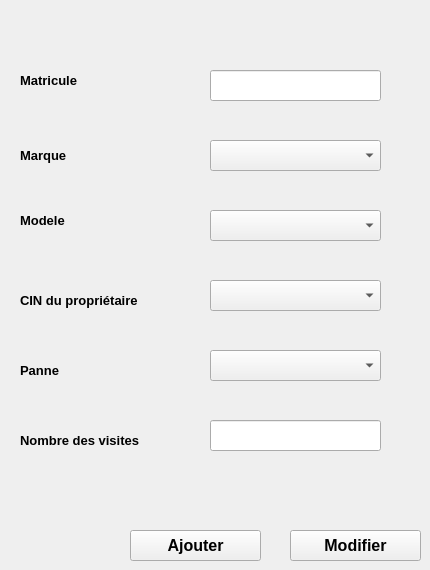
      <widget class="QWidget" name="tab_5">
       <property name="styleSheet">
        <string notr="true"/>
       </property>
       <attribute name="title">
        <string>DONNEES</string>
       </attribute>
       <widget class="QLineEdit" name="matric">
        <property name="geometry">
         <rect>
          <x>210</x>
          <y>70</y>
          <width>171</width>
          <height>31</height>
         </rect>
        </property>
        <property name="styleSheet">
         <string notr="true"/>
        </property>
        <property name="text">
         <string/>
        </property>
       </widget>
       <widget class="QLabel" name="label">
        <property name="geometry">
         <rect>
          <x>20</x>
          <y>70</y>
          <width>91</width>
          <height>21</height>
         </rect>
        </property>
        <property name="font">
         <font>
          <pointsize>10</pointsize>
          <weight>75</weight>
          <bold>true</bold>
         </font>
        </property>
        <property name="styleSheet">
         <string notr="true"/>
        </property>
        <property name="text">
         <string>Matricule</string>
        </property>
       </widget>
       <widget class="QComboBox" name="gadour">
        <property name="geometry">
         <rect>
          <x>210</x>
          <y>140</y>
          <width>171</width>
          <height>31</height>
         </rect>
        </property>
        <property name="styleSheet">
         <string notr="true"/>
        </property>
       </widget>
       <widget class="QLabel" name="label_3">
        <property name="geometry">
         <rect>
          <x>20</x>
          <y>140</y>
          <width>71</width>
          <height>31</height>
         </rect>
        </property>
        <property name="font">
         <font>
          <pointsize>10</pointsize>
          <weight>75</weight>
          <bold>true</bold>
         </font>
        </property>
        <property name="text">
         <string>Marque</string>
        </property>
       </widget>
       <widget class="QComboBox" name="iyadh">
        <property name="geometry">
         <rect>
          <x>210</x>
          <y>210</y>
          <width>171</width>
          <height>31</height>
         </rect>
        </property>
       </widget>
       <widget class="QLabel" name="label_7">
        <property name="geometry">
         <rect>
          <x>20</x>
          <y>210</y>
          <width>111</width>
          <height>20</height>
         </rect>
        </property>
        <property name="font">
         <font>
          <pointsize>10</pointsize>
          <weight>75</weight>
          <bold>true</bold>
         </font>
        </property>
        <property name="styleSheet">
         <string notr="true"/>
        </property>
        <property name="text">
         <string>Modele</string>
        </property>
       </widget>
       <widget class="QComboBox" name="combo">
        <property name="geometry">
         <rect>
          <x>210</x>
          <y>280</y>
          <width>171</width>
          <height>31</height>
         </rect>
        </property>
       </widget>
       <widget class="QLabel" name="label_2">
        <property name="geometry">
         <rect>
          <x>20</x>
          <y>290</y>
          <width>181</width>
          <height>20</height>
         </rect>
        </property>
        <property name="font">
         <font>
          <pointsize>10</pointsize>
          <weight>75</weight>
          <bold>true</bold>
         </font>
        </property>
        <property name="styleSheet">
         <string notr="true"/>
        </property>
        <property name="text">
         <string>CIN du propriétaire</string>
        </property>
       </widget>
       <widget class="QLabel" name="label_6">
        <property name="geometry">
         <rect>
          <x>20</x>
          <y>360</y>
          <width>181</width>
          <height>20</height>
         </rect>
        </property>
        <property name="font">
         <font>
          <pointsize>10</pointsize>
          <weight>75</weight>
          <bold>true</bold>
         </font>
        </property>
        <property name="styleSheet">
         <string notr="true"/>
        </property>
        <property name="text">
         <string>Panne</string>
        </property>
       </widget>
       <widget class="QLineEdit" name="nbv">
        <property name="geometry">
         <rect>
          <x>210</x>
          <y>420</y>
          <width>171</width>
          <height>31</height>
         </rect>
        </property>
       </widget>
       <widget class="QLabel" name="label_5">
        <property name="geometry">
         <rect>
          <x>20</x>
          <y>430</y>
          <width>181</width>
          <height>20</height>
         </rect>
        </property>
        <property name="font">
         <font>
          <pointsize>10</pointsize>
          <weight>75</weight>
          <bold>true</bold>
         </font>
        </property>
        <property name="styleSheet">
         <string notr="true"/>
        </property>
        <property name="text">
         <string>Nombre des visites</string>
        </property>
       </widget>
       <widget class="QPushButton" name="pb_modifer">
        <property name="geometry">
         <rect>
          <x>290</x>
          <y>530</y>
          <width>131</width>
          <height>31</height>
         </rect>
        </property>
        <property name="font">
         <font>
          <pointsize>12</pointsize>
          <weight>75</weight>
          <bold>true</bold>
         </font>
        </property>
        <property name="cursor">
         <cursorShape>OpenHandCursor</cursorShape>
        </property>
        <property name="styleSheet">
         <string notr="true"/>
        </property>
        <property name="text">
         <string>Modifier</string>
        </property>
       </widget>
       <widget class="QPushButton" name="pb_ajouter">
        <property name="geometry">
         <rect>
          <x>130</x>
          <y>530</y>
          <width>131</width>
          <height>31</height>
         </rect>
        </property>
        <property name="font">
         <font>
          <pointsize>12</pointsize>
          <weight>75</weight>
          <bold>true</bold>
         </font>
        </property>
        <property name="cursor">
         <cursorShape>OpenHandCursor</cursorShape>
        </property>
        <property name="styleSheet">
         <string notr="true"/>
        </property>
        <property name="text">
         <string>Ajouter</string>
        </property>
       </widget>
       <widget class="QComboBox" name="panne">
        <property name="geometry">
         <rect>
          <x>210</x>
          <y>350</y>
          <width>171</width>
          <height>31</height>
         </rect>
        </property>
       </widget>
      </widget>
